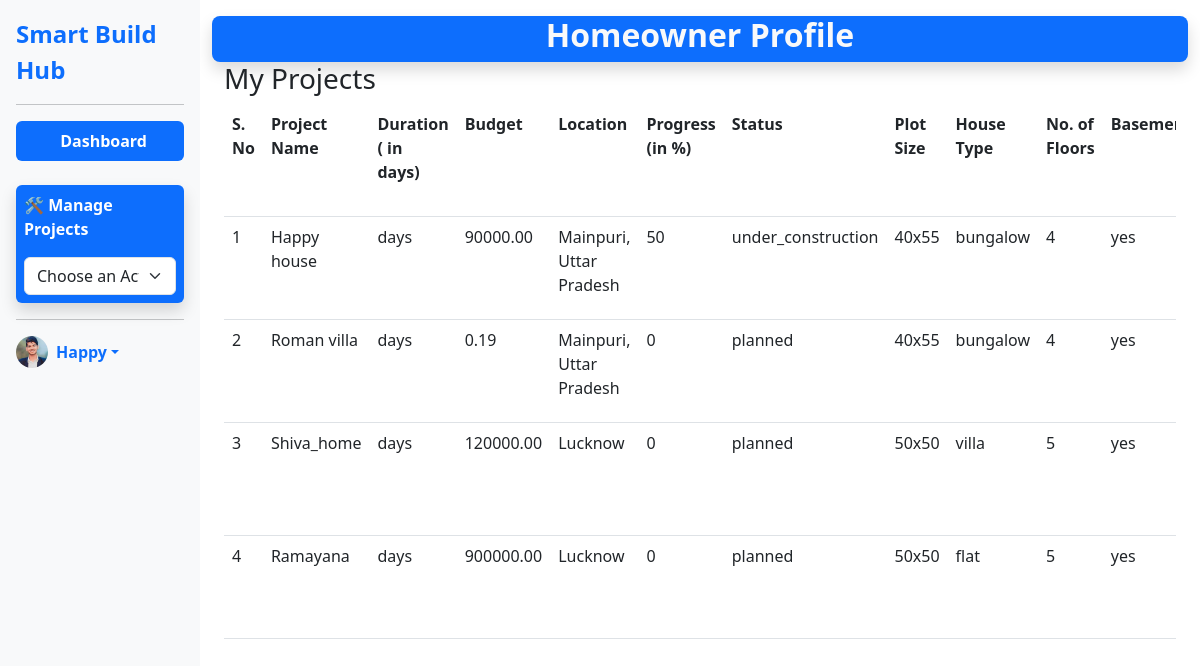
/homeownerapp/viewhomeownerproject/ (signed in), run on the app's committed database.
### mainapp/models.py (models this page shows)
class userinfo(models.Model):
    name=models.CharField(max_length=100)
    email=models.EmailField(max_length=100)
    contactno=models.CharField(max_length=15)
    address=models.TextField()
    picture=models.ImageField(upload_to='profiles',blank=True)
    bio=models.TextField()
    login=models.OneToOneField(loginInfo,on_delete=models.CASCADE)

### homeownerapp/models.py (models this page shows, shortened)
class Project(models.Model):
    projectname = models.CharField(max_length=255)
    homeowner = models.ForeignKey(userinfo,on_delete=models.CASCADE,related_name='project_homeowner')
    contractor = models.ForeignKey(userinfo,on_delete=models.SET_NULL,null=True, blank=True,related_name='project_contractor')
    start_date = models.DateField(null=True, blank=True)
    end_date = models.DateField(null=True, blank=True)
    duration = models.IntegerField(help_text="Estimated number of days", null=True, blank=True)
    budget = models.DecimalField(max_digits=12, decimal_places=2)
    progress = models.PositiveIntegerField(default=0, help_text="Completion percentage")
    location = models.CharField(max_length=255, blank=True)
    status = models.CharField(
        max_length=50,
        choices=[
            ('planned', 'Planned'),
            ('designing_phase', 'Designing Phase'),
            ('awaiting_approval', 'Awaiting Approval'),
            ('under_construction', 'Under Construction'),
            ('delayed', 'Delayed'),
            ('completed', 'Completed'),
            ('cancelled', 'Cancelled'),
        ],
        default='planned'
    )
    plot_size = models.CharField(max_length=50, blank=True)
    HOUSE_TYPES = [
        ('duplex', 'Duplex'),
        ('bungalow', 'Bungalow'),
        ('villa', 'Villa'),
        ('independent_floor', 'Independent Floor'),
        ('flat', 'Modern Flat'),
    ]
    house_type = models.CharField(max_length=50, choices=HOUSE_TYPES, blank=True)
    num_floors = models.CharField(max_length=10, blank=True)
    basement = models.CharField(max_length=10, choices=[('yes', 'Yes'), ('no', 'No')], blank=True)
    PARKING_CHOICES = [
        ('yes', 'Yes'),
        ('no', 'No'),
        ('covered', 'Covered Parking'),
        ('open', 'Open Parking')
    ]
    parking_required = models.CharField(max_length=20, choices=PARKING_CHOICES, blank=True)
    bedrooms = models.CharField(max_length=10, choices=[
        ('1bhk', '1 BHK'),
        ('2bhk', '2 BHK'),
        ('3bhk', '3 BHK'),
        ('4+', '4+ BHK')
    ], blank=True)
    bathrooms = models.CharField(max_length=10, blank=True)
    kitchen_each_floor = models.CharField(max_length=10, choices=[('yes', 'Yes'), ('no', 'No')], blank=True)
    additional_rooms = models.JSONField(blank=True, null=True)
    outdoor_areas = models.JSONField(blank=True, null=True)
    MATERIAL_CHOICES = [
        ('bricks', 'Red Bricks'),
        ('aac', 'AAC Blocks'),
        ('fly_ash', 'Fly Ash Bricks'),
        ('concrete', 'Concrete Blocks'),
        ('not_sure', 'Not Sure')
    ]
    preferred_material = models.CharField(max_length=50, choices=MATERIAL_CHOICES, blank=True)
    STYLE_CHOICES = [
        ('modern', 'Modern'),
        ('traditional', 'Traditional'),
        ('contemporary', 'Contemporary'),
        ('minimalist', 'Minimalist'),
        ('not_decided', 'Not Decided')
    ]
    construction_style = models.CharField(max_length=50, choices=STYLE_CHOICES, blank=True)
    solar_panel = models.BooleanField(default=False)
    design_reference = models.URLField(blank=True, null=True)
    special_requirements = models.TextField(blank=True)
    created_at = models.DateTimeField(auto_now_add=True)
    updated_at = models.DateTimeField(auto_now=True)

### homeownerapp/views.py (the view)
# urls.py: path('viewhomeownerproject/',views.viewhomeownerproject,name='viewhomeownerproject'),
def viewhomeownerproject(request):
    if not 'homeownerid' in request.session:
        messages.error(request,"You are not logged In")
        return redirect('login')
    homeownerid = request.session.get('homeownerid')
    homeowner = userinfo.objects.filter(email=homeownerid).first()
    projects=Project.objects.filter(homeowner=homeowner)
    if homeowner is None:
        messages.error(request, "User not found.")
        return redirect('login')
    context = {
        'name':homeowner.name,
        'homeownerid':homeownerid,
        'projects':projects,
    }
    return render(request, 'viewhomeownerproject.html',context)

### homeownerapp/templates/viewhomeownerproject.html (shortened to what this page needs)
{% extends 'homeownerbase.html' %}
{% block main %}
<!DOCTYPE html>
<html lang="en">
<head>
</head>
<body>
    <h3>My Projects</h3>
    <div class="table-responsive">
        <table class="table">
            <tr>
                <th>S. No</th>
                <th>Project Name</th>
                <th>Duration ( in days)</th>
                <th>Budget</th>
                <th>Location</th>
                <th>Progress (in %)</th>
                <th>Status</th>
                <th>Plot Size</th>
                <th>House Type</th>
                <th>No. of Floors</th>
                <th>Basements</th>
            </tr>
            {% for p in projects %}
            <tr>
                <td>{{forloop.counter}}</td>
                <td>{{p.projectname}}</td>
                <td>{{p.Duration}} days</td>
                <td>{{p.budget}}</td>
                <td>{{p.location}}</td>
                <td>{{p.progress}}</td>
                <td>{{p.status}}</td>
                <td>{{p.plot_size}}</td>
                <td>{{p.house_type}}</td>
                <td>{{p.num_floors}}</td>
                <td>{{p.basement}}</td>
            </tr>
            {% endfor %}
        </table>
    </div>
</body>
</html>
{% endblock %}

### homeownerapp/templates/homeownerbase.html (shortened to what this page needs)
{% load static %}
<!DOCTYPE html>
<html lang="en">
<head>
    <link href="https://cdn.jsdelivr.net/npm/bootstrap@5.3.0/dist/css/bootstrap.min.css" rel="stylesheet">
</head>
<body>
    <div class="container-fluid">
        <div class="row">
            <div class="col-md-3 col-lg-2 sidebar p-0">
                <div class="d-flex flex-column flex-shrink-0 p-3 fw-semibold">
                    <a href="/" class="d-flex align-items-center mb-3 mb-md-0 me-md-auto text-decoration-none">
                        <span class="fs-4">Smart Build Hub</span>
                    </a>
                    <hr>
                    <ul class="nav nav-pills flex-column mb-auto">
                        <li class="nav-item">
                            <a href="#" class="nav-link active" aria-current="page">
                                <svg class="bi me-2" width="16" height="16">
                                    <use xlink:href="#home" />
                                </svg>
                                Dashboard
                            </a>
                        </li>
                        <li class="mt-4 bg-primary shadow border-3 p-2 rounded">
                            <label for="project-nav" class="form-label text-white fw-bold">🛠 Manage Projects</label>
                            <select id="project-nav" class="form-select mt-2"
                                onchange="if(this.value) window.location.href=this.value;">
                                <option selected disabled>Choose an Action</option>
                            </select>
                        </li>
                    </ul>
                    <hr>
                    <div class="dropdown">
                        <a href="#" class="d-flex align-items-center text-decoration-none dropdown-toggle"
                            id="dropdownUser1" data-bs-toggle="dropdown" aria-expanded="false">
                            <img src="{% static 'img/thevaibhav.jpg' %}"
                                alt="Profile picture of contractor" width="32" height="32" class="rounded-circle me-2">
                            <strong>{{name}}</strong>
                        </a>
                    </div>
                </div>
            </div>
            <div class="col-md-9 col-lg-10 ms-sm-auto px-4">
                <div class="row">
                    <div class="col-sm-12 text-center mt-3 bg-primary shadow rounded-3 text-light">
                        <h2><b>Homeowner Profile</b></h2>
                    </div>
                </div>
                {% block main %}{% endblock %}
            </div>
        </div>
    </div>
</body>
</html>

### homeownerapp/templates/homeownerbase.html (style rules this page uses)
.sidebar { background-color: #f8f9fa; height: 100vh; position: sticky; top: 0; }

### data on the page
userinfo: name "Happy"
Project: projectname "Happy house", budget "90000.00", location "Mainpuri, Uttar Pradesh", progress "50", status "under_construction", plot_size "40x55", house_type "bungalow", num_floors "4", basement "yes"
Project: projectname "Roman villa", budget "0.19", location "Mainpuri, Uttar Pradesh", progress "0", status "planned", plot_size "40x55", house_type "bungalow", num_floors "4", basement "yes"
Project: projectname "Shiva_home", budget "120000.00", location "Lucknow", progress "0", status "planned", plot_size "50x50", house_type "villa", num_floors "5", basement "yes"
Project: projectname "Ramayana", budget "900000.00", location "Lucknow", progress "0", status "planned", plot_size "50x50", house_type "flat", num_floors "5", basement "yes"
